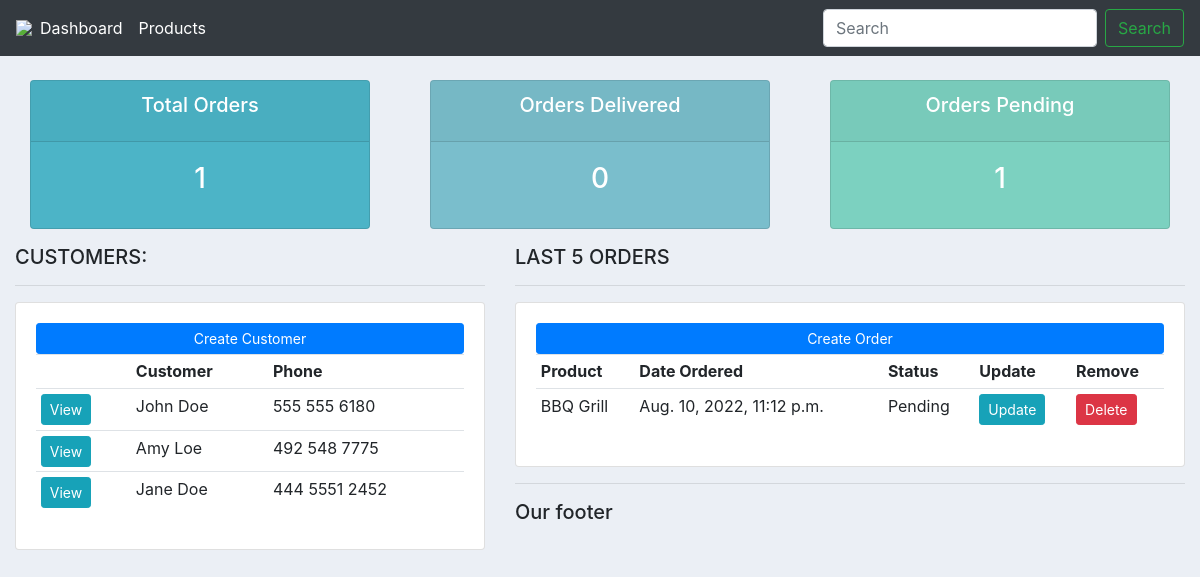
The page / on the database its author committed.
### accounts/models.py (models this page shows, shortened)
class Customer(models.Model):
    name = models.CharField(max_length=200, null = True)
    phone = models.CharField(max_length=200, null = True)
    email = models.CharField(max_length=200, null = True)
    date_created = models.DateTimeField(auto_now_add=True, null = True)

class Order(models.Model):
    STATUS  = (
            ('Pending', 'Pending'),
            ('Out for Delivery', 'Out for Delivery'),
            ('Delivered', 'Delivered')
    )
    customer = models.ForeignKey(Customer, null = True, on_delete=models.SET_NULL)
    product = models.ForeignKey(Product, null = True, on_delete=models.SET_NULL)
    date_created = models.DateTimeField(auto_now_add=True, null = True)
    status = models.CharField(max_length = 200, null = True, choices = STATUS)

class Product(models.Model):
    CATEGORY  = (
            ('Indoor', 'Indoor'),
            ('Outdoor', 'Outdoor'),
    )
    name = models.CharField(max_length=200, null = True)
    price = models.FloatField(null = True)
    category = models.CharField(max_length=200, null = True, choices=CATEGORY)
    description = models.CharField(max_length=200, null = True, blank=True)
    date_created = models.DateTimeField(auto_now_add=True, null = True)
    tags = models.ManyToManyField(Tag)
    def __str__(self):
        return self.name

### accounts/views.py (the view)
# urls.py: path('', views.home, name="home"),
def home(request):
    orders = Order.objects.all()
    customers = Customer.objects.all()
    total_customers = customers.count()
    total_orders = orders.count()
    delivered = orders.filter(status='Delivered').count()
    pending = orders.filter(status='Pending').count()
    context = {'orders':orders, 'customers':customers, 'total_orders':total_orders, 'delivered':delivered, 'pending':pending}
    return render(request, 'accounts/dashboard.html', context)

### accounts/templates/accounts/dashboard.html
{% extends 'accounts/main.html' %}
{% block content %}
{% include 'accounts/status.html' %}
<div class="row">
	<div class="col-md-5">
		<h5>CUSTOMERS:</h5>
		<hr>
		<div class="card card-body">
			<a class="btn btn-primary  btn-sm btn-block" href="">Create Customer</a>
			<table class="table table-sm">
				<tr>
					<th></th>
					<th>Customer</th>
					<th>Phone</th>
				</tr>
				{% for customer in customers %}
					<tr>
						<td><a class = "btn btn-sm btn-info" href="{% url 'customer' customer.id %}">View</a></td>
						<td>{{customer.name}}</td>
						<td>{{customer.phone}}</td>
					</tr>
				{% endfor %}
			</table>
		</div>
	</div>
	<div class="col-md-7">
		<h5>LAST 5 ORDERS</h5>
		<hr>
		<div class="card card-body">
			<a class="btn btn-primary  btn-sm btn-block" href="">Create Order</a>
			<table class="table table-sm">
				<tr>
					<th>Product</th>
					<th>Date Ordered</th>
					<th>Status</th>
					<th>Update</th>
					<th>Remove</th>
				</tr>
				{% for order in orders %}
				<tr>
					<td>{{order.product}}</td>
					<td>{{order.date_created}}</td>
					<td>{{order.status}}</td>
					<td><a class = "btn btn-sm btn-info" href="">Update</a></td>
					<td><a class = "btn btn-sm btn-danger" href="">Delete</a></td>
				</tr>
				{% endfor %}
			</table>
{% endblock %}

### accounts/templates/accounts/main.html (shortened to what this page needs)
{% load static %}
<!DOCTYPE html>
<html>
    <head>
        <link rel="stylesheet" href="https://cdn.jsdelivr.net/npm/bootstrap@4.3.1/dist/css/bootstrap.min.css">
        <link rel="stylesheet" type = "text/css" href="{% static '/css/main.css' %}">
    </head>
    <body>
        {% include 'accounts/navbar.html' %}
        <div class = "container-fluid">
        {% block content %}
        {% endblock %}
        </div>
        <hr>
        <h5>Our footer</h5>
    </body>
</html>

### accounts/templates/accounts/navbar.html (shortened to what this page needs)
{% load static %}
<nav class="navbar navbar-expand-lg navbar-dark bg-dark">
    <img src="{% static 'images/logo.png'%}">
    <div class="collapse navbar-collapse" id="navbarSupportedContent">
      <ul class="navbar-nav mr-auto">
        <li class="nav-item active">
          <a class="nav-link" href="{% url 'home' %}">Dashboard</a>
        </li>
        <li class="nav-item active">
          <a class="nav-link" href="{% url 'products' %}">Products</a>
        </li>
      </ul>
      <form class="form-inline my-2 my-lg-0">
        <input class="form-control mr-sm-2" type="search" placeholder="Search" aria-label="Search">
        <button class="btn btn-outline-success my-2 my-sm-0" type="submit">Search</button>
      </form>
    </div>
  </nav>

### accounts/templates/accounts/status.html
<br>
<div class="row">
	<div class="col">
		<div class="col-md">
			<div class="card text-center text-white  mb-3" id="total-orders">
			  	<div class="card-header">
			  		<h5 class="card-title">Total Orders</h5>
			  	</div>
			  	<div class="card-body">
			    	<h3 class="card-title">{{total_orders}}</h3>
			  	</div>
			</div>
		</div>
	</div>
	<div class="col">
		<div class="col-md">
			<div class="card text-center text-white  mb-3" id="orders-delivered">
			  	<div class="card-header">
			  		<h5 class="card-title">Orders Delivered</h5>
			  	</div>
			  	<div class="card-body">
			    	<h3 class="card-title">{{delivered}}</h3>
			  	</div>
			</div>
		</div>
	</div>
	<div class="col">
		<div class="col-md">
			<div class="card text-center text-white  mb-3" id="orders-pending">
			  	<div class="card-header">
			  		<h5 class="card-title">Orders Pending</h5>
			  	</div>
			  	<div class="card-body">
			    	<h3 class="card-title">{{pending}}</h3>
			  	</div>
			</div>
		</div>
	</div>
</div>

### static/css/main.css (style rules this page uses)
body { background-color: #ebeff5; }
#total-orders { background-color: #4cb4c7; }
#orders-delivered { background-color: #7abecc; }
#orders-pending { background-color: #7cd1c0; }

### rows shown on the page
Customer: name "John Doe", phone "555 555 6180"
Customer: name "Amy Loe", phone "492 548 7775"
Customer: name "Jane Doe", phone "444 5551 2452"
Order: product "BBQ Grill", date_created "Aug. 10, 2022, 11:12 p.m.", status "Pending"

### other values the page prints
{{ total_orders }} "1"
{{ delivered }} "0"
{{ pending }} "1"
